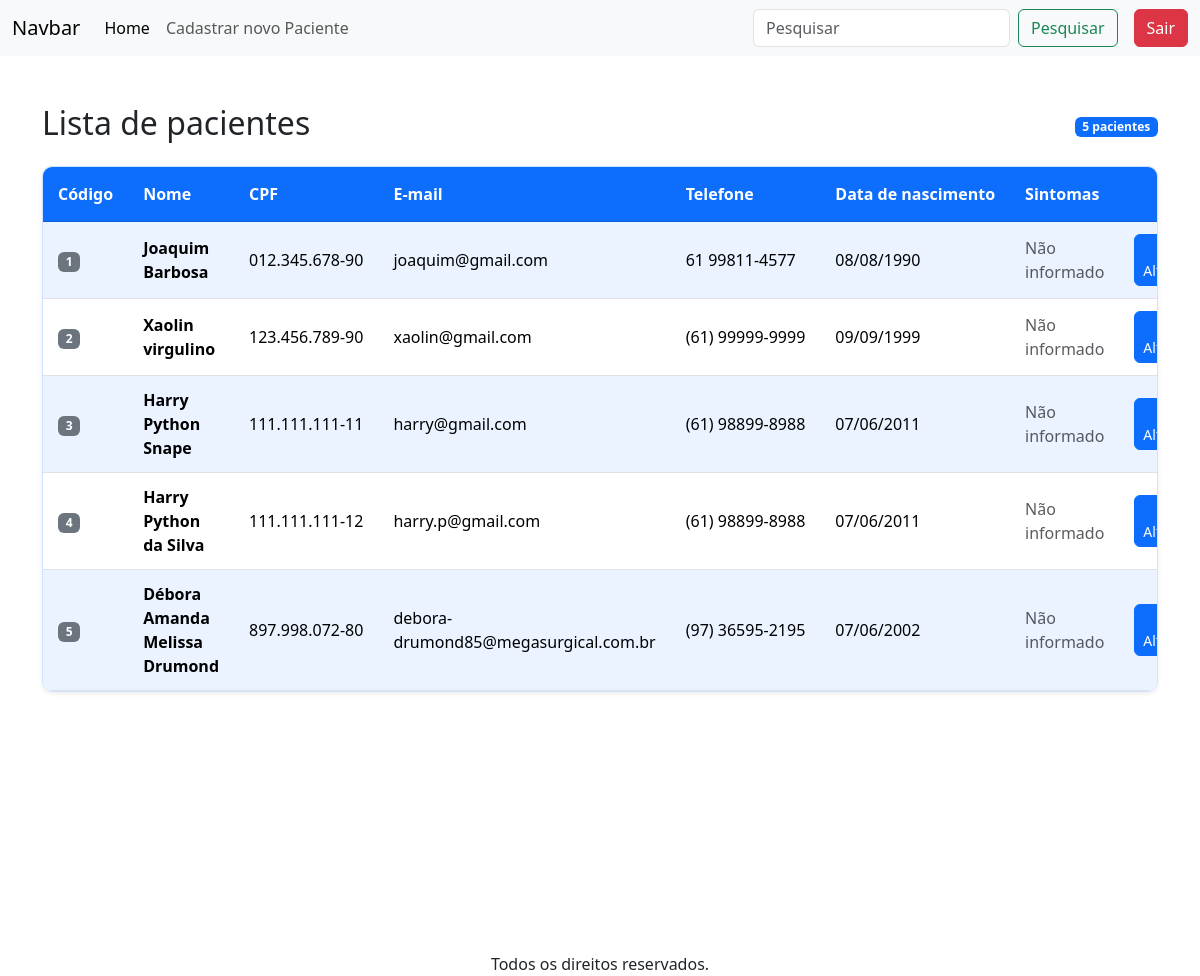
Page / (signed in) on the earlier database version.
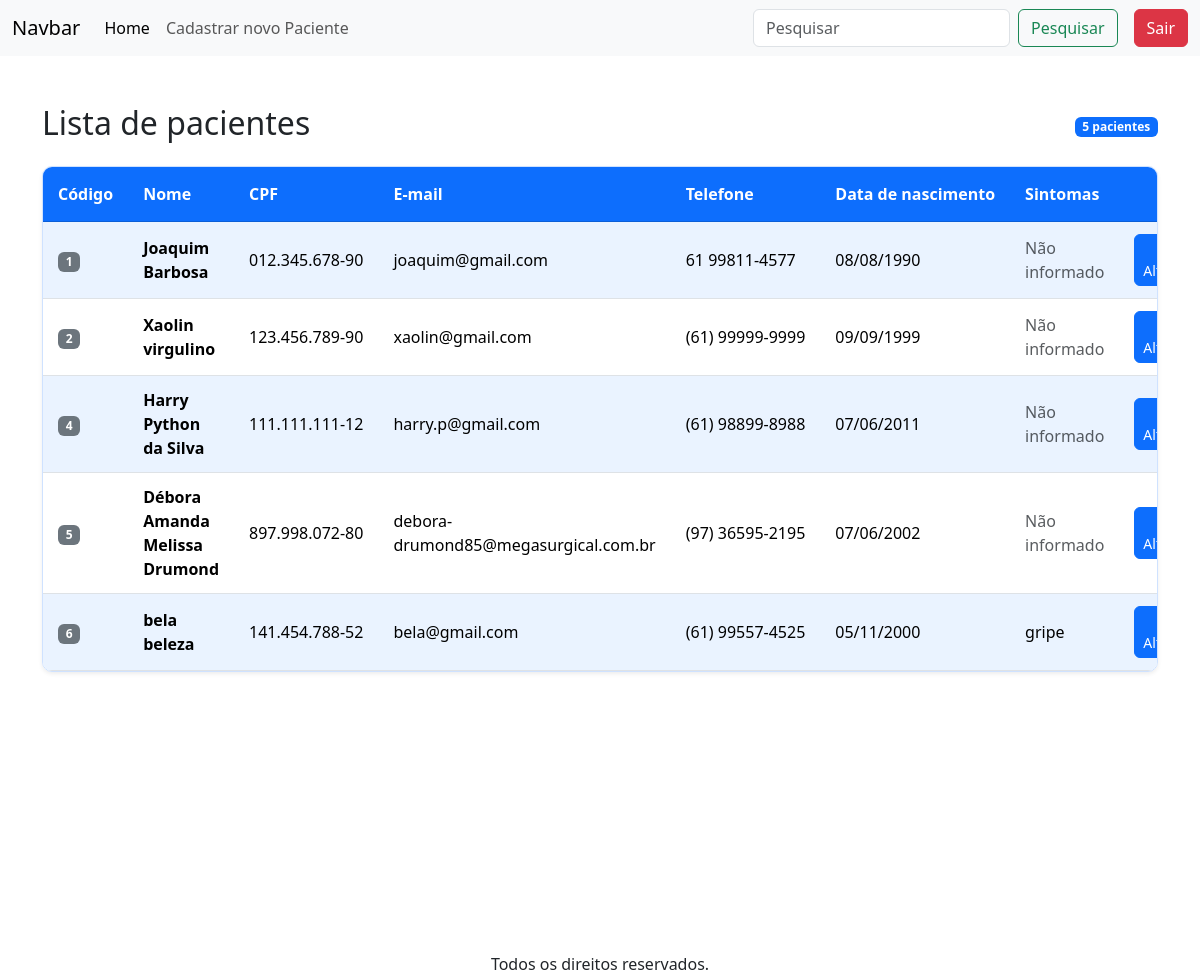
Same page on the later database version.
### apps/crud/models.py (models this page shows, shortened)
class Paciente(models.Model):
    codigo_paciente = models.AutoField(primary_key=True)
    nome = models.CharField(null=False, blank=False)
    cpf = models.CharField(max_length=14, unique=True, null=False, blank=False)
    email = models.EmailField(unique=True, null=False, blank=False)
    telefone = models.CharField(max_length=15, null=False, blank=False)
    data_nascimento = models.DateField(null=False, blank=False)
    sintomas = models.TextField(null=True, blank=True)

### apps/crud/views.py (the view)
# urls.py: path('', views.index, name='index'),
@login_required
def index(request):
    pacientes = Paciente.objects.all()
    return render(request, "index.html" , {'pacientes': pacientes})

### apps/crud/templates/index.html (shortened to what this page needs)
{% extends 'base-crud.html' %}
{% block content %}
<div class="row mt-5">
    <div class="col-12">
        <div class="d-flex justify-content-between align-items-center mb-3">
            <h2>Lista de pacientes</h2>
            <span class="badge bg-primary">
                {{ pacientes|length }} paciente{{ pacientes|length|pluralize }}
            </span>
        </div>
        {% if pacientes %}
        <div class="table-responsive shadow-sm tabela-pacientes-container">
            <table class="table table-hover align-middle mb-0 tabela-pacientes">
                    <thead>
                        <tr>
                            <th>Código</th>
                            <th>Nome</th>
                            <th>CPF</th>
                            <th>E-mail</th>
                            <th>Telefone</th>
                            <th>Data de nascimento</th>
                            <th>Sintomas</th>
                            <th class="text-center">Ações</th>
                        </tr>
                    </thead>
                    <tbody>
                        {% for paciente in pacientes %}
                            <tr>
                                <td>
                                    <span class="badge bg-secondary">
                                        {{ paciente.codigo_paciente }}
                                    </span>
                                </td>
                                <td>
                                    <strong>{{ paciente.nome }}</strong>
                                </td>
                                <td>{{ paciente.cpf }}</td>
                                <td>{{ paciente.email }}</td>
                                <td>{{ paciente.telefone }}</td>
                                <td>
                                    {{ paciente.data_nascimento|date:"d/m/Y" }}
                                </td>
                                <td>
                                    {% if paciente.sintomas %}
                                        {{ paciente.sintomas }}
                                    {% else %}
                                        <span class="text-muted">
                                            Não informado
                                        </span>
                                    {% endif %}
                                </td>
                                <td class="text-center">
                                    <div class="d-flex justify-content-center gap-2">
                                        <a href="{% url 'alterar_paciente' paciente.codigo_paciente %}"
                                           class="btn btn-sm btn-primary">
                                            Alterar
                                        </a>
                                    </div>
                                </td>
                            </tr>
                        {% endfor %}
                    </tbody>
                </table>
            </div>
        {% else %}
            <div class="alert alert-info text-center" role="alert">
                Nenhum paciente cadastrado.
            </div>
        {% endif %}
    </div>
</div>
{% endblock %}

### apps/crud/templates/base-crud.html (shortened to what this page needs)
<!doctype html>
<html lang="pt-br">
  <head>
    <link href="https://cdn.jsdelivr.net/npm/bootstrap@5.3.8/dist/css/bootstrap.min.css" rel="stylesheet">
    <link rel="stylesheet" href="https://cdnjs.cloudflare.com/ajax/libs/font-awesome/7.3.1/css/all.min.css">
  </head>
  <body>
    {% include 'includes/header.html' %}
    <main class="container vh-100">
        {% block content %}{% endblock %}
    </main>
    {% include 'includes/footer.html' %}
  </body>
</html>

### apps/crud/templates/includes/header.html (shortened to what this page needs)
<header>
    <nav class="navbar navbar-expand-lg bg-body-tertiary">
  <div class="container-fluid">
    <a class="navbar-brand" href="#">Navbar</a>
    <div class="collapse navbar-collapse" id="navbarSupportedContent">
      <ul class="navbar-nav me-auto mb-2 mb-lg-0">
        <li class="nav-item">
          <a class="nav-link active" aria-current="page" href="/">Home</a>
        </li>
        <li class="nav-item">
          <a class="nav-link" href="novoPaciente/">Cadastrar novo Paciente</a>
        </li>
      </ul>
      <form action="{% url 'buscar_paciente' %}" method="GET" class="d-flex" role="search">
        <input class="form-control me-2" type="search" name="buscar" placeholder="Pesquisar" aria-label="Search"/>
        <button class="btn btn-outline-success" type="submit">Pesquisar</button>
      </form>
      <a href="logout/" class="btn btn-danger ms-3"> Sair </a>
    </div>
  </div>
</nav>
</header>

### apps/crud/templates/includes/footer.html
<footer class="container d-flex justify-content-center mt-5">
    Todos os direitos reservados.
</footer>

### apps/crud/templates/base-crud.html (style rules this page uses)
.tabela-pacientes thead th { background-color: #0d6efd; color: white; padding: 15px; border-color: #0b5ed7; white-space: nowrap; }
.tabela-pacientes tbody tr:nth-child(odd) > td { background-color: #eaf3ff; }
.tabela-pacientes tbody tr:nth-child(even) > td { background-color: #ffffff; }
.tabela-pacientes tbody td { padding: 12px 15px; vertical-align: middle; }
.tabela-pacientes .btn { border-radius: 6px; }
.tabela-pacientes-container { border-radius: 10px; overflow: hidden; border: 1px solid #cfe2ff; }
.tabela-pacientes th:nth-child(3), .tabela-pacientes td:nth-child(3), .tabela-pacientes th:nth-child(5), .tabela-pacientes td:nth-child(5) { white-space: nowrap; }

Differences in the rows shown:
removed Paciente: codigo_paciente "3", nome "Harry Python Snape", cpf "111.111.111-11", email "harry@gmail.com", telefone "(61) 98899-8988", data_nascimento "07/06/2011", shows "Não informado"
added Paciente: codigo_paciente "6", nome "bela beleza", cpf "141.454.788-52", email "bela@gmail.com", telefone "(61) 99557-4525", data_nascimento "05/11/2000", sintomas "gripe"
